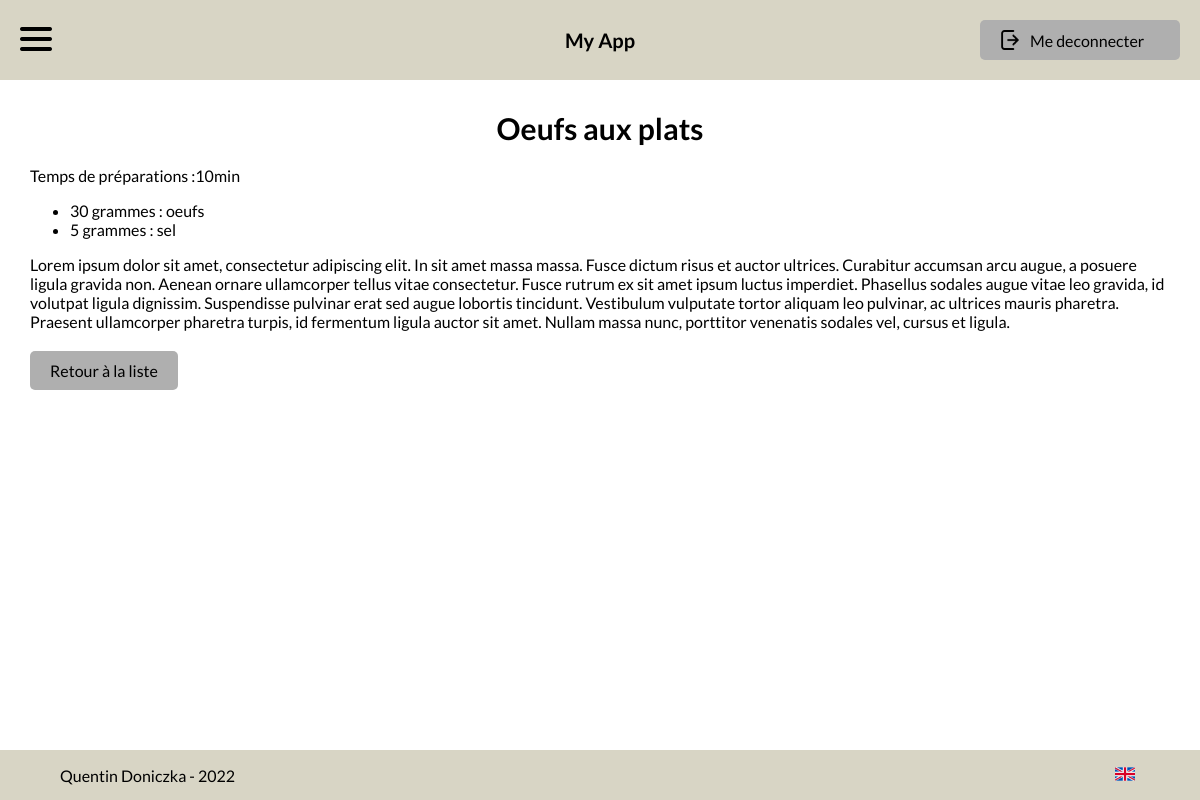
/receipts/index.php?id=1 (signed in), run on the app's committed database.
### tables this page shows
CREATE TABLE receipts (
        id INTEGER PRIMARY KEY AUTOINCREMENT,
        titre VARCHAR(255) NOT NULL,
        temps INT,
        ingredients TEXT,
        lang VARCHAR(3) DEFAULT "fr",
        id_owner INT,
        is_public INT DEFAULT 0,
        resume TEXT,
        description TEXT NOT NULL
    );

### assets/php/traductions.php (called while the page is built, shortened)
<?php
function traduction() {
    $traduction = [];
    $traduction["fr"] = [];
    $traduction["en"] = [];
    $traduction["fr"]["accueil"] = [];
    $traduction["fr"]["accueil"]["titre"] = "Bienvenue sur \"My App\"";
    $traduction["fr"]["accueil"]["titre2"] = "Voir la dernière recette :";
    $traduction["fr"]["accueil"]["info"] = "Voir la recette";
    $traduction["fr"]["accueil"]["info_all"] = "Voir toutes les recettes";
    $traduction["fr"]["lang"] = [];
    $traduction["fr"]["lang"]["change_fr"] = "Traduire le site en français";
    $traduction["fr"]["lang"]["change_en"] = "Traduire le site en anglais";
    $traduction["fr"]["gestion"] = [];
    $traduction["fr"]["gestion"]["btn_edit"] = "Editer";
    $traduction["fr"]["gestion"]["btn_delete"] = "Supprimer";
    $traduction["fr"]["recette"] = [];
    $traduction["fr"]["recette"]["titre_privee"] = "Page de recette (privée)";
    $traduction["fr"]["recette"]["titre_public"] = "Page de recette (public)";
    $traduction["fr"]["recette"]["creation"] = "Création";
    $traduction["fr"]["recette"]["modif"] = "Modification";
    $traduction["fr"]["recette"]["recette"] = "recette";
    $traduction["fr"]["recette"]["titre"] = "Titre de la recette";
    $traduction["fr"]["recette"]["temps"] = "Temps de préparation (min)";
    $traduction["fr"]["recette"]["description"] = "Courte description";
    $traduction["fr"]["recette"]["ingredient"] = "Ingrédients";
    $traduction["fr"]["recette"]["t_ingredient"] = "Ecrire votre ingrédient ...";
    $traduction["fr"]["recette"]["q_ingredient"] = "Quantité";
    $traduction["fr"]["recette"]["u_ingredient"] = "Unité";
    $traduction["fr"]["recette"]["n_ingredient"] = "Nom ingrédient";
    $traduction["fr"]["recette"]["add"] = "Ajouter";
    $traduction["fr"]["recette"]["etape"] = "Etapes";
    $traduction["fr"]["recette"]["e_etape"] = "Ecrire votre étape ...";
    $traduction["fr"]["recette"]["save"] = "Enregistrer";
    $traduction["fr"]["recette"]["cancel"] = "Annuler";
    $traduction["fr"]["recette"]["r_liste"] = "Retour à la liste";
    $traduction["fr"]["recette"]["indispo"] = "Recette indisponible";
    $traduction["fr"]["recette"]["time"] = "Temps de préparations :";
    $traduction["fr"]["recette"]["n_recette"] = "Nouvelle recette";
    $traduction["fr"]["recette"]["propose"] =  "Proposer ma recette";
    $traduction["fr"]["recette"]["voir"] = "Voir la recette";
    $traduction["fr"]["recette"]["edit"] = "Editer";
    $traduction["fr"]["recette"]["sup"] = "Supprimer";
    $traduction["fr"]["recette"]["none"] = "Il n'y a pas de recettes à afficher.";
    $traduction["fr"]["signin"] = [];
    $traduction["fr"]["signin"]["titre"] = "Connexion";
    $traduction["fr"]["signin"]["mail"] = "Email";
    $traduction["fr"]["signin"]["name"] = "Pseudo";
    $traduction["fr"]["signin"]["mdp"] = "Mot de passe";
    $traduction["fr"]["signin"]["c_mdp"] = "Confirmation de mot de passe";
    $traduction["fr"]["signin"]["connect"] = "Se connecter";
    $traduction["fr"]["signin"]["inscrire"] = "S'inscrire";
    $traduction["fr"]["signin"]["membre"] = "Déjà membre ?";
    $traduction["fr"]["signin"]["success"] = "Inscription réussie, veuillez vous connecter.";
    $traduction["fr"]["header"]["home"] = "Accueil";
    $traduction["fr"]["header"]["profil"] = "Profil";
    $traduction["fr"]["header"]["recette"] = "Recettes";
    $traduction["fr"]["header"]["m_recette"] = "Mes recettes";
    $traduction["fr"]["header"]["course"] = "Liste de courses";
    $traduction["fr"]["header"]["utilisateur"] = "Gestion des utilisateurs";
    $traduction["fr"]["header"]["deco"] = "Me deconnecter";
    $traduction["fr"]["error_signin"]["pseudo"] = "Ce pseudo est déjà pris";
    $traduction["fr"]["error_signin"]["mdp"] = "Mots de passes differents";
    $traduction["fr"]["error_signin"]["email"] = "Email invalide";
    $traduction["fr"]["error_signin"]["user_ok"] = "Utilisateur bien enregistré.";
    $traduction["fr"]["error_signin"]["fields"] = "Les champs ne sont pas bien remplis.";
    $traduction["fr"]["error_signin"]["connect_ok"] = "Connexion réussie.";
    $traduction["fr"]["error_signin"]["id"] = "Les identifiants sont incorrects.";
    $traduction["fr"]["msg_role"]["droit"] = "Vous ne pouvez pas modifier les rôles.";
    $traduction["fr"]["msg_role"]["self"] = "Vous ne pouvez pas modifier votre propre rôle.";
    $traduction["fr"]["msg_role"]["update"] = "Rôle mis à jour.";
    $traduction["fr"]["msg_role"]["error"] = "Une erreur est survenu, veuillez réessayer plus tard.";
    $traduction["fr"]["recette"]["my_fav"] = "Mes favoris";
    $traduction["fr"]["recette"]["fav"] = "Favori";
    $traduction["fr"]["recette"]["moderation"] = "Modération des recettes";
    $traduction["fr"]["recette"]["add_course"] = "Ajouter à ma liste de course";
    $traduction["fr"]["liste"]["titre"] = "Ma liste de courses";
    $traduction["fr"]["liste"]["nombre"] = "Nombre de recettes choisies :";
    $traduction["fr"]["liste"]["creat"] = "Générer ma liste";
    $traduction["fr"]["liste"]["vide"] = "Liste de course vide";
    $traduction["fr"]["manage"]["titre"] = "Gestion des utilisateurs";
    $traduction["fr"]["manage"]["membre"] = "Membre";
    $traduction["en"]["accueil"] = [];
    $traduction["en"]["accueil"]["titre"] = "Welcome to \"My App\"";
    $traduction["en"]["accueil"]["titre2"] = "See the last receipt :";
    $traduction["en"]["accueil"]["info"] = "See receipt";
    $traduction["en"]["accueil"]["info_all"] = "See every receipts";
    $traduction["en"]["lang"] = [];
    $traduction["en"]["lang"]["change_fr"] = "Traduire le site en français";
    $traduction["en"]["lang"]["change_en"] = "Traduire le site en anglais";
    $traduction["en"]["gestion"] = [];
    $traduction["en"]["gestion"]["btn_edit"] = "Editer";
    $traduction["en"]["gestion"]["btn_delete"] = "Supprimer";
    $traduction["en"]["signin"] = [];
    $traduction["en"]["signin"]["titre"] = "Connection";
    $traduction["en"]["signin"]["mail"] = "Email";
    $traduction["en"]["signin"]["name"] = "Pseudo";
    $traduction["en"]["signin"]["mdp"] = "Password";
    $traduction["en"]["signin"]["c_mdp"] = "Confirm password";
    $traduction["en"]["signin"]["connect"] = "Log in";
    $traduction["en"]["signin"]["inscrire"] = "Register";
    $traduction["en"]["signin"]["membre"] = "Already member ?";
    $traduction["en"]["signin"]["success"] = "Register done, please login.";
    $traduction["en"]["signin"]["success"] = "Register done, please login.";
    $traduction["en"]["header"]["home"] = "Homepage";
    $traduction["en"]["header"]["profil"] = "Profil";
    $traduction["en"]["header"]["recette"] = "Receipt";
    $traduction["en"]["header"]["m_recette"] = "My Receipt";
    $traduction["en"]["header"]["course"] = "Shopping list";
    $traduction["en"]["header"]["utilisateur"] = "User management";
    $traduction["en"]["header"]["deco"] = "Logout";
    $traduction["en"]["error_signin"]["pseudo"] = "This pseudo is already taken";
    $traduction["en"]["error_signin"]["mdp"] = "password is not matching";
    $traduction["en"]["error_signin"]["email"] = "Email invalid";
    $traduction["en"]["error_signin"]["user_ok"] = "User well saved";
    $traduction["en"]["error_signin"]["fields"] = "The fields are not filled in correctly.";
    $traduction["en"]["error_signin"]["connect_ok"] = "Successful connection.";
    $traduction["en"]["error_signin"]["id"] = "Identifiers are incorrect.";
    $traduction["en"]["msg_role"]["droit"] = "You cannot change roles.";
    $traduction["en"]["msg_role"]["self"] = "You cannot change your won role.";
    $traduction["en"]["msg_role"]["update"] = "Updated role";
    $traduction["en"]["msg_role"]["error"] = "An error has occurred, please try again later.";
    $traduction["en"]["recette"] = [];
    $traduction["en"]["recette"]["titre_privee"] = "Receipts page (private)";
    $traduction["en"]["recette"]["titre_public"] = "Receipts page (public)";
    $traduction["en"]["recette"]["creation"] = "Creation";
    $traduction["en"]["recette"]["modif"] = "Edit";
    $traduction["en"]["recette"]["recette"] = "receipt";
    $traduction["en"]["recette"]["titre"] = "Receipts title";
    $traduction["en"]["recette"]["temps"] = "Preparation time (mins)";
    $traduction["en"]["recette"]["description"] = "Short Description";
    $traduction["en"]["recette"]["ingredient"] = "Ingredients";
    $traduction["en"]["recette"]["t_ingredient"] = "Write your ingredient...";
    $traduction["en"]["recette"]["q_ingredient"] = "Quantity";
    $traduction["en"]["recette"]["u_ingredient"] = "Unit";
    $traduction["en"]["recette"]["n_ingredient"] = "Ingredient name";
    $traduction["en"]["recette"]["add"] = "Add";
    $traduction["en"]["recette"]["etape"] = "Steps";
    $traduction["en"]["recette"]["e_etape"] = "Write your step...";
    $traduction["en"]["recette"]["save"] = "Save";
    $traduction["en"]["recette"]["cancel"] = "Cancel";
    $traduction["en"]["recette"]["r_liste"] = "Back to list";
    $traduction["en"]["recette"]["indispo"] = "Recipe unavailable";
    $traduction["en"]["recette"]["time"] = "Preparation time:";
    $traduction["en"]["recette"]["n_recette"] = "New recipe";
    $traduction["en"]["recette"]["propose"] =  "Submit my recipe";
    $traduction["en"]["recette"]["voir"] = "See the recipe";
    $traduction["en"]["recette"]["edit"] = "Edit";
    $traduction["en"]["recette"]["sup"] = "Delete";
    $traduction["en"]["recette"]["none"] = "There are no recipes to display.";
    $traduction["en"]["recette"]["my_fav"] = "My favorites";
    $traduction["en"]["recette"]["fav"] = "Favorite";
    $traduction["en"]["recette"]["moderation"] = "Management receipt public";
    $traduction["en"]["recette"]["add_course"] = "Add to my wishlist";
    $traduction["en"]["liste"]["titre"] = "My shopping list";
    $traduction["en"]["liste"]["nombre"] = "Number of recipes chosen :";
    $traduction["en"]["liste"]["creat"] = "Generate my list";
    $traduction["en"]["liste"]["vide"] = "Shopping list is empty";
    $traduction["en"]["manage"]["titre"] = "User management";
    $traduction["en"]["manage"]["membre"] = "Member";
    return $traduction;
}

### receipts/index.php (the view, shortened to what this page needs)
<?php
include("../assets/php/header.php");
$pdo = new PDO('sqlite:../database.db');
$pdo->setAttribute(PDO::ATTR_DEFAULT_FETCH_MODE, PDO::FETCH_ASSOC);
$pdo->setAttribute(PDO::ATTR_ERRMODE, PDO::ERRMODE_EXCEPTION);
$lang = $_SESSION["lang"];
$traduction = traduction();
?>
<?php if(isset($_GET["id"]) && isset($_GET["edit"])) { ?>
<?php
    $req = $pdo->prepare('SELECT * FROM receipts WHERE id=:id AND lang = "fr" ');
    $req->bindValue('id', intval($_GET["id"]));
    $req->execute();
    $receipt = $req->fetch();
?>
<?php if( (!empty($_GET["id"]) && $receipt && is_owner($receipt["id_owner"])) || ($_GET["id"] == 0 && is_admin())) { ?>
<h1 class="title-page" > <?php if($_GET["id"] == 0) {echo $traduction[$lang]["recette"]["creation"];} else {echo $traduction[$lang]["recette"]["modif"];} ?> <?php echo $traduction[$lang]["recette"]["recette"] ; ?></h1>
<form id="form_receipt" method="POST" action="/receipts/form_receipt.php" class="form form-recette">
    <input name="id" type="hidden" value="<?php echo $_GET["id"];?>">
    <input type="hidden" value="1" name="is_public">
    <div class="label-form">
    <label for=""> <?php echo $traduction[$lang]["recette"]["titre"]; ?></label>
        <input type="text" name="titre" value="<?php if($receipt){echo $receipt["titre"];} ?>">
    </div>
    <div class="label-form">
    <label for=""><?php echo $traduction[$lang]["recette"]["temps"]; ?></label>
        <input type="text" name="temps" value="<?php if($receipt){echo $receipt["temps"];} ?>">
    </div>
    <div class="label-form">
        <label for=""><?php echo $traduction[$lang]["recette"]["description"]; ?></label>
        <textarea rows="3" name="resume" type="text" ><?php if($receipt){echo $receipt["resume"];} ?></textarea>
    </div>
    <div class="label-form">
        <label for=""><?php echo $traduction[$lang]["recette"]["ingredient"]; ?></label>
        <div id="list-ingredients">
            <?php if($receipt["ingredients"]) {
                $ingredients = json_decode($receipt["ingredients"]);
                foreach($ingredients as $ingredient) { ?>
                    <label><input checked='checked' type='checkbox' name='ingredients[]' value='<?php echo $ingredient->name.':'.$ingredient->quantity.":".$ingredient->unit; ?>'/>
                            <span><?php echo $ingredient->quantity." ".$ingredient->unit.' : '.$ingredient->name; ?></span>
                            <span class="delete_ingredient" title="Delete">X</span>
                    </label>
                <?php }
            } ?>
        </div>
        <div class="autocomplete">
            <div class="ingredients-inputs">
                <input type="number" id="qte_ingred" placeholder="Quantité" >
                <select name="" id="unit_ingred">
                    <option value="" disabled><?php echo $traduction[$lang]["recette"]["u_ingredient"]; ?></option>
                    <option value="kilogrammes">kg</option>
                    <option value="litres">litres</option>
                    <option value="grammes">grammes</option>
                </select>
                <input type="text" id="name_ingred" placeholder="Nom ingrédient" >
            </div>
            <button id="add_ingredient" class="btn"><?php echo $traduction[$lang]["recette"]["add"]; ?></button>
        </div>
    </div>
    <div class="label-form">
        <label for=""><?php echo $traduction[$lang]["recette"]["etape"]; ?></label>
        <textarea rows="20" name="description" placeholder="Ecrire votre étape ..." ><?php if($receipt){echo $receipt["description"];} ?></textarea>
    </div>
    <div class="btns">
        <button class="btn valid"><?php echo $traduction[$lang]["recette"]["save"]; ?></button>
        <button type="reset" class="btn cancel"><?php echo $traduction[$lang]["recette"]["cancel"]; ?></button>
        <a class="btn retour-list" href="?"><?php echo $traduction[$lang]["recette"]["r_liste"]; ?></a>
    </div>
</form>
<div id="errors"></div>
<?php } else { ?>
<div class="no-result">
    <?php echo $traduction[$lang]["recette"]["indispo"]; ?>
</div>
<?php }
} elseif( isset($_GET["id"]) ) { ?>
<?php
    $req = $pdo->prepare('SELECT * FROM receipts WHERE id=:id AND lang = "fr" ');
    $req->bindValue('id', intval($_GET["id"]));
    $req->execute();
    $receipt = $req->fetch();
?>
<div class="wrapper">
    <h1 class="title-page" > <?php echo $receipt["titre"]; ?> </h1>
    <div><?php echo $traduction[$lang]["recette"]["time"]; ?><?php echo $receipt["temps"]; ?>min</div>
    <?php if($receipt["ingredients"]) {
        $ingredients = json_decode($receipt["ingredients"]);
        echo ' <ul> ';
        foreach($ingredients as $ingredient) { ?>
            <li>
                <?php echo $ingredient->quantity." ".$ingredient->unit.' : '.$ingredient->name; ?>
            </li>
        <?php }
        echo ' </ul> ';
     } ?>
    <div>
        <?php echo nl2br($receipt["description"]); ?>
    </div>
    <a class="btn retour-list" href="?"><?php echo $traduction[$lang]["recette"]["r_liste"]; ?></a>
</div>
<?php  }?>
<?php
include("../assets/php/footer.php");
?>

### assets/css/style.css (style rules this page uses)
:root { --main-color: #AFAFAF; --grey: #D8D5C5; --error: #dc3545; --success: #28a745; }
body { font-family: 'Lato',sans-serif; margin: 0; position: relative; }
h1 { font-size: 30px; text-align: center; margin-top: 0px; }
a { color: inherit; text-decoration: none; }
.btn { color: inherit; text-decoration: none; padding: 10px 20px; text-align: center; background-color: var(--main-color); border-radius: 5px; border: none; font-size: 16px; }
.title-page { margin-top:0; }
.retour-list { display: inline-block; margin-top: 20px; }
.wrapper { max-width: 1250px; margin:0 auto; }

### data on the page
receipts: titre "Oeufs aux plats", temps "10", description "Lorem ipsum dolor sit amet, consectetur adipiscing elit. In sit amet massa massa. Fusce dictum risus et auctor ultrices. Curabitur accumsan arcu augue, a posuere ligula gravida non. Aenean ornare ullamcorper tellus vitae consectetur. Fusce rutrum ex sit amet ipsum luctus imperdiet. Phasellus sodales augue vitae leo gravida, id volutpat ligula dignissim. Suspendisse pulvinar erat sed augue lobortis tincidunt. Vestibulum vulputate tortor aliquam leo pulvinar, ac ultrices mauris pharetra. Praesent ullamcorper pharetra turpis, id fermentum ligula auctor sit amet. Nullam massa nunc, porttitor venenatis sodales vel, cursus et ligula."

### other printed values
$traduction[$lang]["header"]["deco"] "Me deconnecter"
$traduction[$lang]["recette"]["time"] "Temps de préparations :"
$ingredient->quantity "30"
$ingredient->unit "grammes"
$ingredient->name "oeufs"
$ingredient->quantity "5"
$ingredient->name "sel"
$traduction[$lang]["recette"]["r_liste"] "Retour à la liste"
